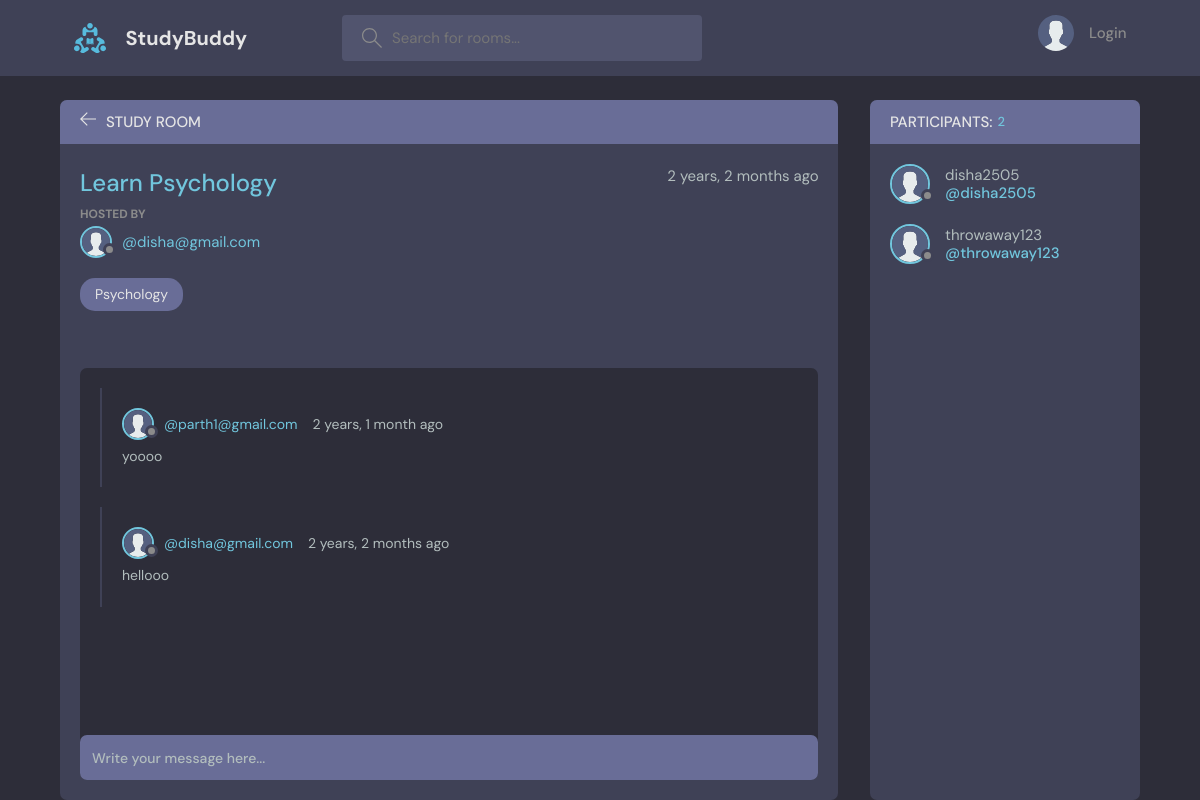
Page /room/3/ on the committed database.
### base/models.py (models this page shows, shortened)
class Room(models.Model):
    host=models.ForeignKey(User, on_delete=models.SET_NULL, null=True)
    topic=models.ForeignKey(Topic, on_delete=models.SET_NULL, null=True)
    name=models.CharField(max_length=200)
    description=models.TextField(null=True, blank=True)
    participants= models.ManyToManyField(User, related_name='participants', blank=True, null=True)
    updated=models.DateTimeField(auto_now=True)
    created=models.DateTimeField(auto_now_add=True)
    class Meta:
        ordering=['-updated','-created']

class User(AbstractUser):
    name=models.CharField(max_length=200, null=True)
    email=models.EmailField(unique=True, null=True)
    bio=models.TextField(null=True)
    avatar= models.ImageField(null=True, default='avatar.svg')
    USERNAME_FIELD='email'
    REQUIRED_FIELDS=[]

class Topic(models.Model):
    name=models.CharField(max_length=100)
    def __str__(self):
        return self.name

class Message(models.Model):
    user=models.ForeignKey(User, on_delete=models.CASCADE)
    room=models.ForeignKey(Room, on_delete=models.CASCADE)
    body=models.TextField()
    created=models.DateTimeField(auto_now_add=True)
    updated=models.DateTimeField(auto_now=True)
    class Meta:
        ordering=['-updated','-created']

### base/views.py (the view, shortened to what this page needs)
# urls.py: path('room/<str:pk>/', views.room, name='room'),
def room(request,pk):
    room= Room.objects.get(id=pk)
    room_messages=room.message_set.all().order_by('-created')
    participants= room.participants.all()
    context={
        'room':room,
        'messages1':room_messages,
        'participants':participants,
    }
    return render(request, 'base/room.html', context)

### base/templates/base/room.html (shortened to what this page needs)
{% extends 'main.html' %}
{% block content %}
  <main class="profile-page layout layout--2">
    <div class="container">
      <div class="room">
        <div class="room__top">
          <div class="room__topLeft">
            <a href="{% url 'home' %}">
              <svg version="1.1" xmlns="http://www.w3.org/2000/svg" width="32" height="32" viewBox="0 0 32 32">
                <title>arrow-left</title>
                <path
                  d="M13.723 2.286l-13.723 13.714 13.719 13.714 1.616-1.611-10.96-10.96h27.625v-2.286h-27.625l10.965-10.965-1.616-1.607z"
                ></path>
              </svg>
            </a>
            <h3>Study Room</h3>
          </div>
        </div>
        <div class="room__box scroll">
          <div class="room__header scroll">
            <div class="room__info">
              <h3>{{room.name}}</h3>
              <span>{{room.created|timesince}} ago</span>
            </div>
            <div class="room__hosted">
              <p>Hosted By</p>
              <a href="{% url 'profile' room.host.id %}" class="room__author">
                <div class="avatar avatar--small">
                  <img src="{{room.host.avatar.url}}" />
                </div>
                <span>@{{room.host}}</span>
              </a>
            </div>
            <span class="room__topics">{{room.topic}}</span>
          </div>
          <div class="room__conversation">
            <div class="threads scroll">
              {% for message in messages1 %}
              <div class="thread">
                <div class="thread__top">
                  <div class="thread__author">
                    <a href="{% url 'profile' message.user.id %}" class="thread__authorInfo">
                      <div class="avatar avatar--small">
                        <img src="{{message.user.avatar.url}}" />
                      </div>
                      <span>@{{message.user}}</span>
                    </a>
                    <span class="thread__date">{{message.created|timesince}} ago</span>
                  </div>
                </div>
                <div class="thread__details">
                  {{message.body}}
                </div>
              </div>
              {% endfor %}
            </div>
          </div>
        </div>
        <div class="room__message">
          <form action="" method='POST'>
            <input name="body" placeholder="Write your message here..." />
          </form>
        </div>
      </div>
      <div class="participants">
        <h3 class="participants__top">Participants: <span>{{participants.count}}</span></h3>
        <div class="participants__list scroll">
          {% for user in participants %}
          <a href="{% url 'profile' user.id %}" class="participant">
            <div class="avatar avatar--medium">
              <img src="{{user.avatar.url}}" />
            </div>
            <p>
              {{user.username}}
              <span>@{{user.username}}</span>
            </p>
          </a>
          {% endfor %}
        </div>
      </div>
    </div>
  </main>
{% endblock content %}

### rows in the picture
Room: name "Learn Psychology", created "2 years, 2 months", host.avatar (placeholder picture), host "disha@gmail.com", topic "Psychology"
Message: user.avatar (placeholder picture), user "parth1@gmail.com", created "2 years, 1 month", body "yoooo"
Message: user.avatar (placeholder picture), user "disha@gmail.com", created "2 years, 2 months", body "hellooo"
User: avatar (placeholder picture), username "disha2505"
User: avatar (placeholder picture), username "throwaway123"

### other values in the picture
{{ participants.count }} "2"
